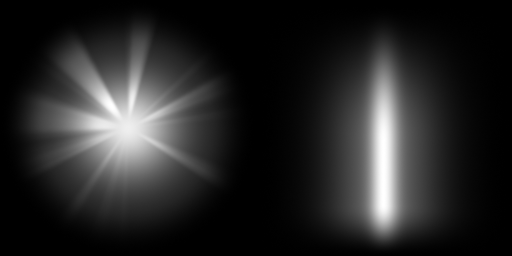
#> input picture SanctuaryUI/Art/angel-radiance-fx.png, 512 x 256 px, given in place of band.png, which was not available; the run also reads 1 picture not shown here
$ python build_pie_art.py ../SanctuaryUI/Art/angel-radiance-fx.png
#> lines starting #> are read from the running program, lines starting #| are printed output that depends on the picture
#!/usr/bin/env python3
"""Pack the pie menu renders (tools/blender/pie_menu.py) into SanctuaryUI/Art and draw its lights.

  blender -b --factory-startup -P tools/blender/pie_menu.py -- <work> [samples]
  python3 tools/build_pie_art.py <work>

Needs Pillow and numpy. Writes pie-band, pie-sockets (iron | gold), pie-hub, pie-stud, and the
drawn pie-beam, pie-pointer, pie-glow and pie-back. Sizes are the contract with PieMenu.lua.
"""
import sys
from pathlib import Path

import numpy as np
from PIL import Image, ImageDraw, ImageFilter

ROOT = Path(__file__).resolve().parent.parent
OUT = ROOT / "SanctuaryUI" / "Art"
AMBER = (255, 160, 48)


def shade(im, k):
    a = np.asarray(im.convert("RGBA")).astype(np.float32)
    a[..., :3] *= k
    return Image.fromarray(a.clip(0, 255).astype(np.uint8), "RGBA")


def polar(size):
    y, x = np.mgrid[0:size, 0:size].astype(np.float32)
    c = (size - 1) / 2
    dx, dy = (x - c) / c, (c - y) / c
    return np.hypot(dx, dy), np.degrees(np.arctan2(dy, dx)), dx, dy


def light(alpha, color=AMBER):
    a = np.zeros(alpha.shape + (4,), np.float32)
    a[..., 0], a[..., 1], a[..., 2] = color
    a[..., 3] = alpha.clip(0, 1) * 255
    return Image.fromarray(a.astype(np.uint8), "RGBA")


def hub(work):
    """The rim render with a dark glass face painted into it (face radius 47.5 of an 80 half)."""
    im = np.asarray(Image.open(work / "hub.png").convert("RGBA")).astype(np.float32)
    r, _, dx, dy = polar(im.shape[0])
    R = 47.5 / 80
    inside = ((R - r) / 0.006).clip(0, 1)
    q = (r / R).clip(0, 1)
    glass = np.zeros_like(im)
    glass[..., 0], glass[..., 1], glass[..., 2] = 9, 10, 14
    # Lighter toward the lower right, where a globe's glass catches the room.
    lift = ((dx - dy) / R * 0.5 + 0.5).clip(0, 1) * q ** 2
    glass[..., :3] += lift[..., None] * np.array([16, 19, 26], np.float32)
    glass[..., :3] *= (1 - 0.55 * q ** 6)[..., None]  # the rim's shadow on the glass
    # The highlight: a soft crescent up and left.
    hx, hy = dx / R + 0.36, dy / R - 0.44
    spot = np.exp(-((hx / 0.42) ** 2 + (hy / 0.2) ** 2))
    glass[..., :3] += spot[..., None] * np.array([58, 64, 76], np.float32)
    glass[..., 3] = 240
    k = inside[..., None]
    out = im * (1 - k) + glass * k
    out[..., 3] = np.maximum(im[..., 3] * (1 - inside), glass[..., 3] * inside)
    return Image.fromarray(out.clip(0, 255).astype(np.uint8), "RGBA")


def beam():
    """A soft cone of light pointing up, drawn over a 360-unit box: PieMenu.lua turns it toward
    the slice. Quiet on purpose: the gold socket and the pointer carry the selection."""
    r, ang, _, _ = polar(256)
    u = r * 180  # UI units from the centre
    d = (ang - 90 + 180) % 360 - 180
    cone = np.exp(-(d / 15.0) ** 2)
    rise = ((u - 60) / 45).clip(0, 1) ** 1.5
    fall = ((176 - u) / 60).clip(0, 1) ** 1.5
    return light(cone * rise * fall * 0.8)


def pointer():
    s = 4
    im = Image.new("RGBA", (64 * s, 64 * s), (0, 0, 0, 0))
    pts = [(32 * s, 8 * s), (48 * s, 50 * s), (32 * s, 43 * s), (16 * s, 50 * s)]
    glow = Image.new("RGBA", im.size, (0, 0, 0, 0))
    ImageDraw.Draw(glow).polygon(pts, fill=AMBER + (255,))
    glow = glow.filter(ImageFilter.GaussianBlur(5 * s))
    a = np.asarray(glow).astype(np.float32)
    a[..., 3] *= 0.8
    a[..., 0], a[..., 1], a[..., 2] = AMBER  # no dark fringe where the blur fades out
    im = Image.fromarray(a.astype(np.uint8), "RGBA")
    ImageDraw.Draw(im).polygon(pts, fill=(255, 218, 140, 255), outline=(84, 44, 10, 255), width=s)
    return im.resize((64, 64), Image.LANCZOS)


def main(work: Path) -> None:
    shade(Image.open(work / "band.png"), 0.62).save(OUT / "pie-band.png", optimize=True)
#> in shade, `a[..., :3] *= k`:
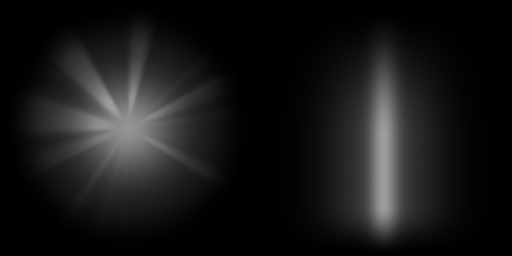
#> a: shape (256, 512, 4) float32; mean R, G, B, A 23.5, 23.5, 23.5, 255.5
    sockets = Image.new("RGBA", (512, 256), (0, 0, 0, 0))
#> sockets: PIL image 512x256 RGBA; every value is 0
    sockets.paste(shade(Image.open(work / "socket-iron.png"), 0.8), (0, 0))
#> call 2 of shade, with k = 0.8
#> in shade (call 2), `a[..., :3] *= k`:
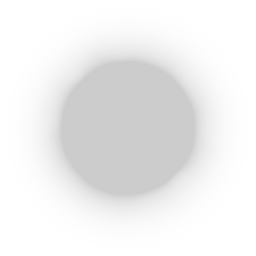
#> a: shape (256, 256, 4) float32; mean R, G, B, A 204, 204, 204, 79.2; transparent parts drawn white
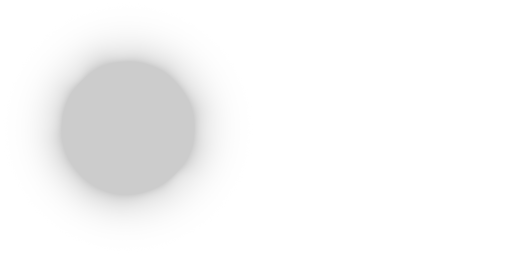
#> sockets: PIL image 512x256 RGBA; mean R, G, B, A 102, 102, 102, 39.6; transparent parts drawn white
    sockets.paste(Image.open(work / "socket-gold.png").convert("RGBA"), (256, 0))
    sockets.save(OUT / "pie-sockets.png", optimize=True)
    hub(work).save(OUT / "pie-hub.png", optimize=True)
    Image.open(work / "stud.png").convert("RGBA").save(OUT / "pie-stud.png", optimize=True)
    beam().save(OUT / "pie-beam.png", optimize=True)
    pointer().save(OUT / "pie-pointer.png", optimize=True)
    r, _, _, _ = polar(128)
    light(((1 - r) / 0.55).clip(0, 1) ** 2 * 0.9).save(OUT / "pie-glow.png", optimize=True)
    r, _, _, _ = polar(256)
    light(((1 - r) / 0.24).clip(0, 1) * 0.5, (0, 0, 0)).save(OUT / "pie-back.png", optimize=True)


if __name__ == "__main__":
#> (the run stopped early here; a loop or call above may not have finished)
